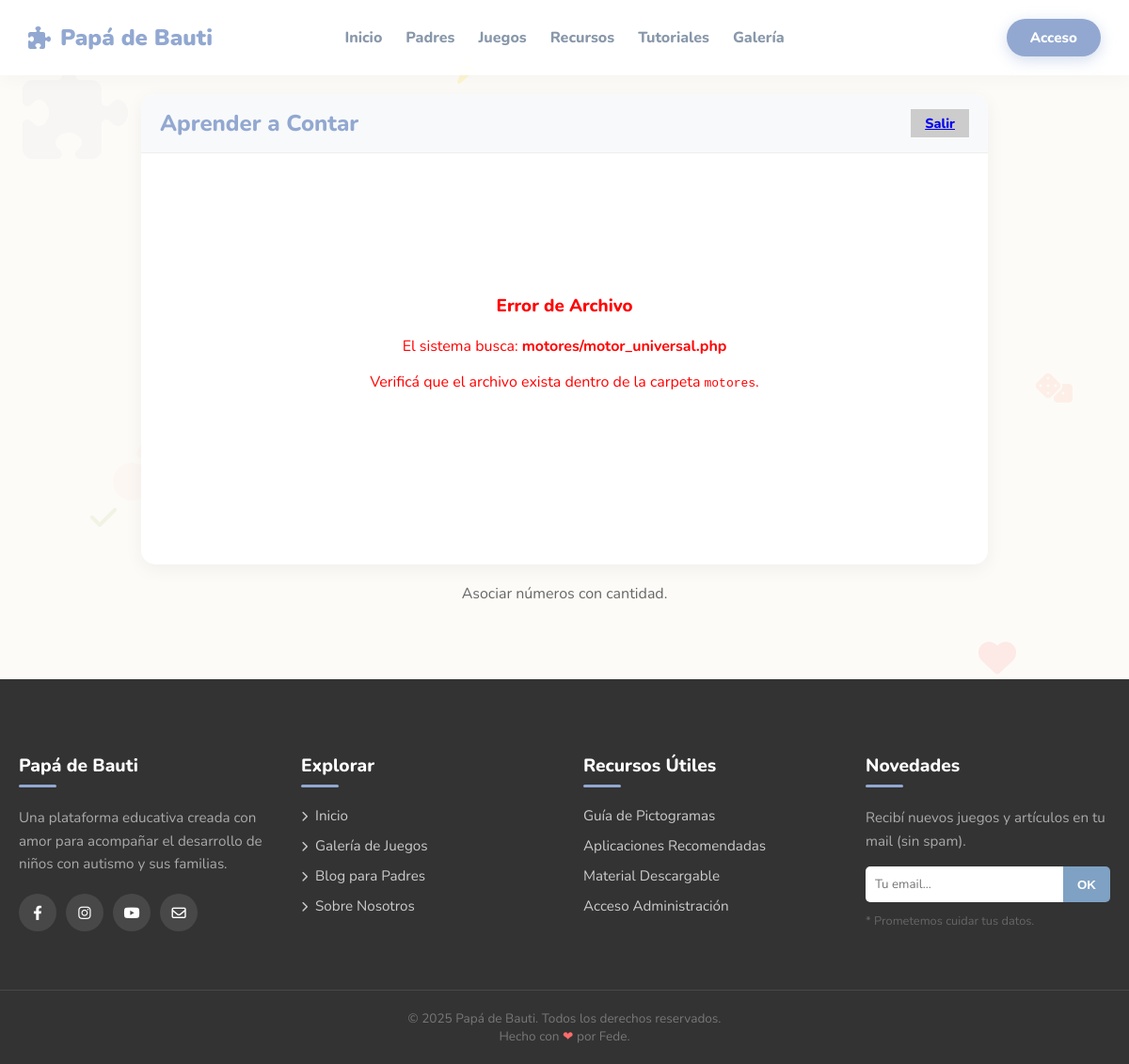
/juego.php?id=1, run on an earlier commit of the app's database.
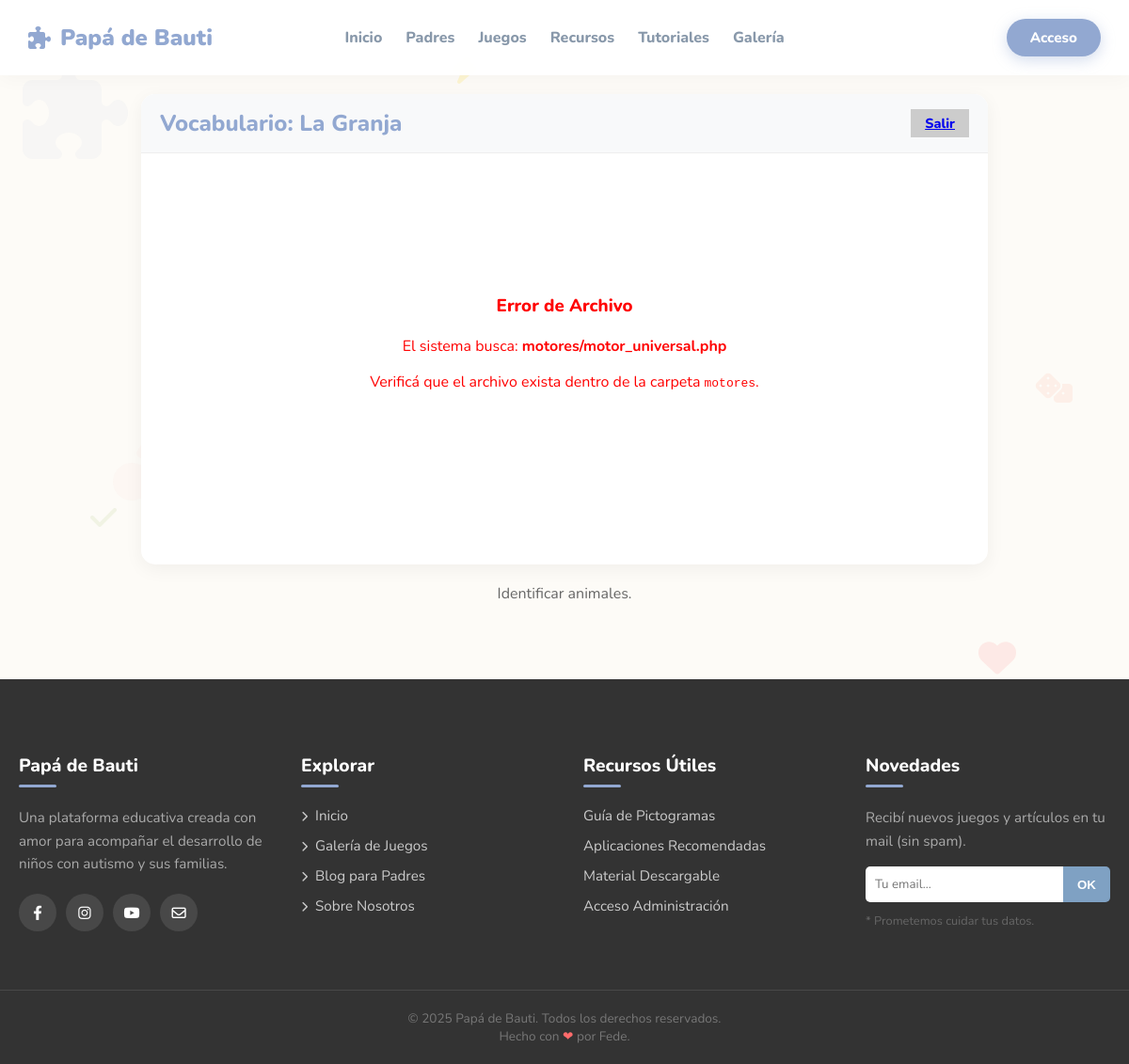
And on a later commit of the database.
### tables this page shows
CREATE TABLE `juegos` (
  `id` int(11) NOT NULL,
  `titulo` varchar(100) NOT NULL,
  `descripcion` text DEFAULT NULL,
  `id_categoria` int(11) NOT NULL,
  `id_motor` int(11) NOT NULL,
  `imagen_portada` varchar(100) DEFAULT 'default.jpg',
  `configuracion` text DEFAULT NULL,
  `activo` tinyint(1) DEFAULT 1,
  `tipo_juego` enum('seleccion','memoria','secuencia','pintura','asociacion','texto_drag') DEFAULT 'seleccion',
  `edad_min` int(11) DEFAULT 3,
  `edad_max` int(11) DEFAULT 99
);

### juego.php (the view, shortened to what this page needs)
<?php
require 'includes/db_connect.php';
require 'includes/header.php';
$id_juego = intval($_GET['id']);
$sql = "SELECT j.*, m.archivo_base
        FROM juegos j
        LEFT JOIN motores_juego m ON j.id_motor = m.id
        WHERE j.id = $id_juego";
$result = $conn->query($sql);
$juego = $result->fetch_assoc();
?>
<div class="zona-juego">
    <div class="game-conteiner-pro">
        <div class="game-header">
            <h2 style="margin:0; color: var(--color-primario);"><?php echo $juego['titulo']; ?></h2>
            <a href="juegos.php" class="btn-grande" style="padding: 5px 15px; font-size: 0.9rem; background:#ccc;">Salir</a>
        </div>
        <div class="game-body">
            <?php
            $archivo_motor = 'motores/motor_universal.php';
            if (file_exists($archivo_motor)) {
                include $archivo_motor;
            } else {
                echo "<div style='padding:40px; text-align:center; color:red;'>
                        <h3>Error de Archivo</h3>
                        <p>El sistema busca: <strong>$archivo_motor</strong></p>
                        <p>Verificá que el archivo exista dentro de la carpeta <code>motores</code>.</p>
                      </div>";
            }
            ?>
        </div>
    </div>
    <div style="max-width:800px; margin: 0 auto; text-align:center; color:#666;">
        <p><?php echo $juego['descripcion']; ?></p>
    </div>
</div>
<?php require 'includes/footer.php'; ?>

What changed in the data, as far as the page shows it:
changed juegos: titulo "Aprender a Contar" → "Vocabulario: La Granja"; descripcion "Asociar números con cantidad." → "Identificar animales."
